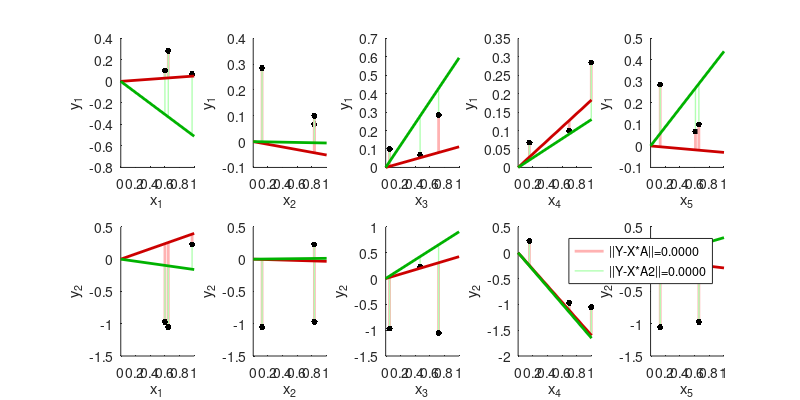

Write MATLAB code to recreate this figure.
function demo_LS_nullspace01
% Multivariate ordinary least squares with nullspace projection.
% 
% Copyright (c) 2015 Idiap Research Institute, http://idiap.ch/
% Written by Sylvain Calinon, http://calinon.ch/
% 
% This file is part of PbDlib, http://www.idiap.ch/software/pbdlib/
% 
% PbDlib is free software: you can redistribute it and/or modify
% it under the terms of the GNU General Public License version 3 as
% published by the Free Software Foundation.
% 
% PbDlib is distributed in the hope that it will be useful,
% but WITHOUT ANY WARRANTY; without even the implied warranty of
% MERCHANTABILITY or FITNESS FOR A PARTICULAR PURPOSE. See the
% GNU General Public License for more details.
% 
% You should have received a copy of the GNU General Public License
% along with PbDlib. If not, see <http://www.gnu.org/licenses/>.


%% Parameters
%%%%%%%%%%%%%%%%%%%%%%%%%%%%%%%%%%%%%%%%%%%%%%%%%%%%%%%%%%%%%%%%%%%%%%%%%%%
nbVarIn = 5; %Dimension of input vector
nbVarOut = 2; %Dimension of output vector
nbData = 3; %Number of datapoints


%% Generate data
%%%%%%%%%%%%%%%%%%%%%%%%%%%%%%%%%%%%%%%%%%%%%%%%%%%%%%%%%%%%%%%%%%%%%%%%%%%
A0 = rand(nbVarIn,nbVarOut)-0.5; %Linear relation between input and output (to be estimated)
X = rand(nbData,nbVarIn); %Input data
Y = X * A0 + randn(nbData,nbVarOut)*5E-1; %Output data (with noise)


%% Regression with nullspace 
%%%%%%%%%%%%%%%%%%%%%%%%%%%%%%%%%%%%%%%%%%%%%%%%%%%%%%%%%%%%%%%%%%%%%%%%%%%

%Least squares estimate
A = pinv(X) * Y;

%Nullspace projection operator - Version 1
N = eye(nbVarIn) - pinv(X)*X

%Nullspace projection operator - Version 2
[U,S,V] = svd(pinv(X));
sp = (sum(S,2)<1E-1); %Span of zero rows
N = U(:,sp) * U(:,sp)' %N = U * [0 0 0; 0 0 0; 0 0 1] * U'

%Estimate with optimization in the nullspace
A2 = pinv(X) * Y + N * ones(nbVarIn,nbVarOut) * 2;


%% Plot
%%%%%%%%%%%%%%%%%%%%%%%%%%%%%%%%%%%%%%%%%%%%%%%%%%%%%%%%%%%%%%%%%%%%%%%%%%%
figure('PaperPosition',[0 0 8 4],'position',[10,10,1300,600]); 
for i=1:nbVarIn
	for j=1:nbVarOut	
		subplot(nbVarOut,nbVarIn,(j-1)*nbVarIn+i); hold on;
		for t=1:nbData
			plot([X(t,i) X(t,i)], [Y(t,j) X(t,i)*A(i,j)], '-','linewidth',2,'color',[1 .7 .7]);
			plot([X(t,i) X(t,i)], [Y(t,j) X(t,i)*A2(i,j)], '-','linewidth',1,'color',[.7 1 .7]);
			plot(X(t,i), Y(t,j), '.','markersize',14,'color',[0 0 0]);
		end
		plot([0 1], [0 A(i,j)], '-','linewidth',2,'color',[.8 0 0]);
		plot([0 1], [0 A2(i,j)], '-','linewidth',2,'color',[0 .7 0]);
		xlabel(['x_' num2str(i)]); ylabel(['y_' num2str(j)]);
		%axis([0 1 -1 6]);
	end
end
legend(['||Y-X*A||=' num2str(norm(Y-X*A),'%.4f')], ['||Y-X*A2||=' num2str(norm(Y-X*A2),'%.4f')]);

%print('-dpng','-r600','graphs/demo_LS_nullspace01.png');
%pause;
%close all;
